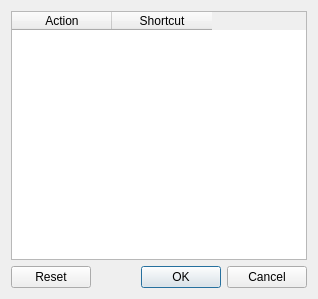
<?xml version="1.0" encoding="UTF-8"?>
<ui version="4.0">
 <class>HotkeySettingsDialog</class>
 <widget class="QDialog" name="HotkeySettingsDialog">
  <property name="geometry">
   <rect>
    <x>0</x>
    <y>0</y>
    <width>318</width>
    <height>299</height>
   </rect>
  </property>
  <property name="windowTitle">
   <string>Global Hotkey Plugin Settings</string>
  </property>
  <layout class="QGridLayout" name="gridLayout">
   <item row="0" column="0" colspan="3">
    <widget class="QTableWidget" name="tableWidget">
     <property name="editTriggers">
      <set>QAbstractItemView::NoEditTriggers</set>
     </property>
     <property name="alternatingRowColors">
      <bool>true</bool>
     </property>
     <property name="selectionMode">
      <enum>QAbstractItemView::SingleSelection</enum>
     </property>
     <property name="showGrid">
      <bool>true</bool>
     </property>
     <property name="wordWrap">
      <bool>true</bool>
     </property>
     <property name="rowCount">
      <number>0</number>
     </property>
     <property name="columnCount">
      <number>2</number>
     </property>
     <column>
      <property name="text">
       <string>Action</string>
      </property>
     </column>
     <column>
      <property name="text">
       <string>Shortcut</string>
      </property>
     </column>
    </widget>
   </item>
   <item row="1" column="0">
    <widget class="QPushButton" name="resetButton">
     <property name="text">
      <string>Reset</string>
     </property>
    </widget>
   </item>
   <item row="1" column="1">
    <spacer name="horizontalSpacer">
     <property name="orientation">
      <enum>Qt::Horizontal</enum>
     </property>
     <property name="sizeHint" stdset="0">
      <size>
       <width>258</width>
       <height>20</height>
      </size>
     </property>
    </spacer>
   </item>
   <item row="1" column="2">
    <widget class="QDialogButtonBox" name="buttonBox">
     <property name="standardButtons">
      <set>QDialogButtonBox::Cancel|QDialogButtonBox::Ok</set>
     </property>
    </widget>
   </item>
  </layout>
 </widget>
 <resources/>
 <connections>
  <connection>
   <sender>buttonBox</sender>
   <signal>accepted()</signal>
   <receiver>HotkeySettingsDialog</receiver>
   <slot>accept()</slot>
   <hints>
    <hint type="sourcelabel">
     <x>334</x>
     <y>227</y>
    </hint>
    <hint type="destinationlabel">
     <x>207</x>
     <y>236</y>
    </hint>
   </hints>
  </connection>
  <connection>
   <sender>buttonBox</sender>
   <signal>rejected()</signal>
   <receiver>HotkeySettingsDialog</receiver>
   <slot>reject()</slot>
   <hints>
    <hint type="sourcelabel">
     <x>382</x>
     <y>229</y>
    </hint>
    <hint type="destinationlabel">
     <x>107</x>
     <y>216</y>
    </hint>
   </hints>
  </connection>
 </connections>
</ui>
